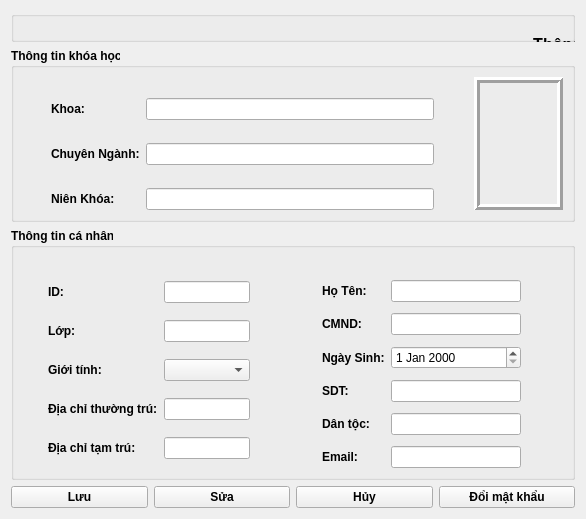
               <widget class="QWidget" name="page_TKSV">
                <layout class="QHBoxLayout" name="horizontalLayout_72">
                 <item>
                  <layout class="QVBoxLayout" name="verticalLayout_48" stretch="1,3,4,1">
                   <item>
                    <layout class="QVBoxLayout" name="verticalLayout_49">
                     <item>
                      <widget class="QGroupBox" name="groupBox_35">
                       <property name="title">
                        <string/>
                       </property>
                       <widget class="QLabel" name="label_10">
                        <property name="geometry">
                         <rect>
                          <x>0</x>
                          <y>0</y>
                          <width>1191</width>
                          <height>66</height>
                         </rect>
                        </property>
                        <property name="font">
                         <font>
                          <pointsize>12</pointsize>
                          <weight>75</weight>
                          <bold>true</bold>
                         </font>
                        </property>
                        <property name="text">
                         <string>Thông tin sinh viên</string>
                        </property>
                        <property name="alignment">
                         <set>Qt::AlignCenter</set>
                        </property>
                       </widget>
                      </widget>
                     </item>
                    </layout>
                   </item>
                   <item>
                    <layout class="QHBoxLayout" name="horizontalLayout_66">
                     <item>
                      <widget class="QGroupBox" name="groupBox_36">
                       <property name="font">
                        <font>
                         <weight>75</weight>
                         <bold>true</bold>
                        </font>
                       </property>
                       <property name="title">
                        <string>Thông tin khóa học</string>
                       </property>
                       <property name="flat">
                        <bool>false</bool>
                       </property>
                       <layout class="QHBoxLayout" name="horizontalLayout_73">
                        <item>
                         <layout class="QHBoxLayout" name="horizontalLayout_67" stretch="5,1">
                          <item>
                           <layout class="QFormLayout" name="formLayout_3">
                            <property name="verticalSpacing">
                             <number>23</number>
                            </property>
                            <property name="leftMargin">
                             <number>28</number>
                            </property>
                            <property name="topMargin">
                             <number>21</number>
                            </property>
                            <property name="rightMargin">
                             <number>34</number>
                            </property>
                            <item row="0" column="0">
                             <widget class="QLabel" name="khoaLabel_4">
                              <property name="font">
                               <font>
                                <weight>75</weight>
                                <bold>true</bold>
                               </font>
                              </property>
                              <property name="text">
                               <string>Khoa:</string>
                              </property>
                             </widget>
                            </item>
                            <item row="0" column="1">
                             <widget class="QLineEdit" name="fi_Khoa_9">
                              <property name="font">
                               <font>
                                <weight>50</weight>
                                <bold>false</bold>
                               </font>
                              </property>
                             </widget>
                            </item>
                            <item row="1" column="0">
                             <widget class="QLabel" name="chuyNNgNhLabel">
                              <property name="font">
                               <font>
                                <weight>75</weight>
                                <bold>true</bold>
                               </font>
                              </property>
                              <property name="text">
                               <string>Chuyên Ngành:</string>
                              </property>
                             </widget>
                            </item>
                            <item row="1" column="1">
                             <widget class="QLineEdit" name="fi_ChuyenNganh_9">
                              <property name="font">
                               <font>
                                <weight>50</weight>
                                <bold>false</bold>
                               </font>
                              </property>
                             </widget>
                            </item>
                            <item row="2" column="0">
                             <widget class="QLabel" name="niNKhALabel">
                              <property name="font">
                               <font>
                                <weight>75</weight>
                                <bold>true</bold>
                               </font>
                              </property>
                              <property name="text">
                               <string>Niên Khóa:</string>
                              </property>
                             </widget>
                            </item>
                            <item row="2" column="1">
                             <widget class="QLineEdit" name="fi_NienKhoa_9">
                              <property name="font">
                               <font>
                                <weight>50</weight>
                                <bold>false</bold>
                               </font>
                              </property>
                             </widget>
                            </item>
                           </layout>
                          </item>
                          <item>
                           <layout class="QHBoxLayout" name="horizontalLayout_68">
                            <item>
                             <widget class="QLabel" name="lbl_Avatar_9">
                              <property name="frameShape">
                               <enum>QFrame::Box</enum>
                              </property>
                              <property name="frameShadow">
                               <enum>QFrame::Raised</enum>
                              </property>
                              <property name="lineWidth">
                               <number>3</number>
                              </property>
                              <property name="text">
                               <string/>
                              </property>
                              <property name="pixmap">
                               <pixmap>C:/Users/Admin/OneDrive/Máy tính/Who1.png</pixmap>
                              </property>
                             </widget>
                            </item>
                           </layout>
                          </item>
                         </layout>
                        </item>
                       </layout>
                      </widget>
                     </item>
                    </layout>
                   </item>
                   <item>
                    <layout class="QHBoxLayout" name="horizontalLayout_69">
                     <item>
                      <widget class="QGroupBox" name="groupBox_37">
                       <property name="font">
                        <font>
                         <weight>75</weight>
                         <bold>true</bold>
                        </font>
                       </property>
                       <property name="title">
                        <string>Thông tin cá nhân</string>
                       </property>
                       <layout class="QHBoxLayout" name="horizontalLayout_74">
                        <item>
                         <layout class="QHBoxLayout" name="horizontalLayout_70" stretch="1,1">
                          <item>
                           <layout class="QFormLayout" name="formLayout_21">
                            <property name="verticalSpacing">
                             <number>17</number>
                            </property>
                            <property name="leftMargin">
                             <number>25</number>
                            </property>
                            <property name="topMargin">
                             <number>24</number>
                            </property>
                            <property name="rightMargin">
                             <number>40</number>
                            </property>
                            <item row="0" column="0">
                             <widget class="QLabel" name="lbl_IDSV_3">
                              <property name="font">
                               <font>
                                <weight>75</weight>
                                <bold>true</bold>
                               </font>
                              </property>
                              <property name="text">
                               <string>ID:</string>
                              </property>
                             </widget>
                            </item>
                            <item row="0" column="1">
                             <widget class="QLineEdit" name="fi_IDSV_9">
                              <property name="font">
                               <font>
                                <weight>50</weight>
                                <bold>false</bold>
                               </font>
                              </property>
                             </widget>
                            </item>
                            <item row="2" column="0">
                             <widget class="QLabel" name="lbl_GioiTinh_4">
                              <property name="font">
                               <font>
                                <weight>75</weight>
                                <bold>true</bold>
                               </font>
                              </property>
                              <property name="text">
                               <string>Giới tính:</string>
                              </property>
                             </widget>
                            </item>
                            <item row="2" column="1">
                             <widget class="QComboBox" name="fi_GioiTinh_9">
                              <property name="font">
                               <font>
                                <weight>50</weight>
                                <bold>false</bold>
                               </font>
                              </property>
                             </widget>
                            </item>
                            <item row="3" column="0">
                             <widget class="QLabel" name="lbl_ThuongTru_3">
                              <property name="font">
                               <font>
                                <weight>75</weight>
                                <bold>true</bold>
                               </font>
                              </property>
                              <property name="text">
                               <string>Địa chỉ thường trú:</string>
                              </property>
                             </widget>
                            </item>
                            <item row="3" column="1">
                             <widget class="QLineEdit" name="fi_DCThuongTru_9">
                              <property name="font">
                               <font>
                                <weight>50</weight>
                                <bold>false</bold>
                               </font>
                              </property>
                             </widget>
                            </item>
                            <item row="4" column="0">
                             <widget class="QLabel" name="lbl_TamTru_3">
                              <property name="font">
                               <font>
                                <weight>75</weight>
                                <bold>true</bold>
                               </font>
                              </property>
                              <property name="text">
                               <string>Địa chỉ tạm trú:</string>
                              </property>
                             </widget>
                            </item>
                            <item row="4" column="1">
                             <widget class="QLineEdit" name="fi_DCTamTru_9">
                              <property name="font">
                               <font>
                                <weight>50</weight>
                                <bold>false</bold>
                               </font>
                              </property>
                             </widget>
                            </item>
                            <item row="1" column="0">
                             <widget class="QLabel" name="lPLabel">
                              <property name="font">
                               <font>
                                <weight>75</weight>
                                <bold>true</bold>
                               </font>
                              </property>
                              <property name="text">
                               <string>Lớp:</string>
                              </property>
                             </widget>
                            </item>
                            <item row="1" column="1">
                             <widget class="QLineEdit" name="fi_Lop_9">
                              <property name="font">
                               <font>
                                <weight>50</weight>
                                <bold>false</bold>
                               </font>
                              </property>
                             </widget>
                            </item>
                           </layout>
                          </item>
                          <item>
                           <layout class="QFormLayout" name="formLayout_22">
                            <property name="verticalSpacing">
                             <number>11</number>
                            </property>
                            <property name="leftMargin">
                             <number>26</number>
                            </property>
                            <property name="topMargin">
                             <number>23</number>
                            </property>
                            <property name="rightMargin">
                             <number>42</number>
                            </property>
                            <item row="0" column="0">
                             <widget class="QLabel" name="lbl_HoTen_3">
                              <property name="font">
                               <font>
                                <weight>75</weight>
                                <bold>true</bold>
                               </font>
                              </property>
                              <property name="text">
                               <string>Họ Tên:</string>
                              </property>
                             </widget>
                            </item>
                            <item row="0" column="1">
                             <widget class="QLineEdit" name="fi_HoTen_9">
                              <property name="font">
                               <font>
                                <weight>50</weight>
                                <bold>false</bold>
                               </font>
                              </property>
                             </widget>
                            </item>
                            <item row="1" column="0">
                             <widget class="QLabel" name="lbl_CMND_3">
                              <property name="font">
                               <font>
                                <weight>75</weight>
                                <bold>true</bold>
                               </font>
                              </property>
                              <property name="text">
                               <string>CMND:</string>
                              </property>
                             </widget>
                            </item>
                            <item row="1" column="1">
                             <widget class="QLineEdit" name="fi_CMND_9">
                              <property name="font">
                               <font>
                                <weight>50</weight>
                                <bold>false</bold>
                               </font>
                              </property>
                             </widget>
                            </item>
                            <item row="2" column="0">
                             <widget class="QLabel" name="lbl_NgaySinh_3">
                              <property name="font">
                               <font>
                                <weight>75</weight>
                                <bold>true</bold>
                               </font>
                              </property>
                              <property name="text">
                               <string>Ngày Sinh:</string>
                              </property>
                             </widget>
                            </item>
                            <item row="2" column="1">
                             <widget class="QDateEdit" name="fi_NgaySinh_9">
                              <property name="font">
                               <font>
                                <weight>50</weight>
                                <bold>false</bold>
                               </font>
                              </property>
                             </widget>
                            </item>
                            <item row="3" column="0">
                             <widget class="QLabel" name="lbl_SDT_3">
                              <property name="font">
                               <font>
                                <weight>75</weight>
                                <bold>true</bold>
                               </font>
                              </property>
                              <property name="text">
                               <string>SDT:</string>
                              </property>
                             </widget>
                            </item>
                            <item row="3" column="1">
                             <widget class="QLineEdit" name="fi_SDT_9">
                              <property name="font">
                               <font>
                                <weight>50</weight>
                                <bold>false</bold>
                               </font>
                              </property>
                             </widget>
                            </item>
                            <item row="4" column="0">
                             <widget class="QLabel" name="lbl_DanToc_3">
                              <property name="font">
                               <font>
                                <weight>75</weight>
                                <bold>true</bold>
                               </font>
                              </property>
                              <property name="text">
                               <string>Dân tộc:</string>
                              </property>
                             </widget>
                            </item>
                            <item row="4" column="1">
                             <widget class="QLineEdit" name="fi_DanToc_9">
                              <property name="font">
                               <font>
                                <weight>50</weight>
                                <bold>false</bold>
                               </font>
                              </property>
                             </widget>
                            </item>
                            <item row="5" column="0">
                             <widget class="QLabel" name="lbl_Email_4">
                              <property name="font">
                               <font>
                                <weight>75</weight>
                                <bold>true</bold>
                               </font>
                              </property>
                              <property name="text">
                               <string>Email:</string>
                              </property>
                             </widget>
                            </item>
                            <item row="5" column="1">
                             <widget class="QLineEdit" name="fi_Email_9">
                              <property name="font">
                               <font>
                                <weight>50</weight>
                                <bold>false</bold>
                               </font>
                              </property>
                             </widget>
                            </item>
                           </layout>
                          </item>
                         </layout>
                        </item>
                       </layout>
                      </widget>
                     </item>
                    </layout>
                   </item>
                   <item>
                    <layout class="QHBoxLayout" name="horizontalLayout_71">
                     <item>
                      <widget class="QPushButton" name="btn_LuuSV_9">
                       <property name="font">
                        <font>
                         <weight>75</weight>
                         <bold>true</bold>
                        </font>
                       </property>
                       <property name="text">
                        <string>Lưu</string>
                       </property>
                      </widget>
                     </item>
                     <item>
                      <widget class="QPushButton" name="btn_SuaSV_9">
                       <property name="font">
                        <font>
                         <weight>75</weight>
                         <bold>true</bold>
                        </font>
                       </property>
                       <property name="text">
                        <string>Sửa</string>
                       </property>
                      </widget>
                     </item>
                     <item>
                      <widget class="QPushButton" name="btn_HuySV_9">
                       <property name="font">
                        <font>
                         <weight>75</weight>
                         <bold>true</bold>
                        </font>
                       </property>
                       <property name="text">
                        <string>Hủy</string>
                       </property>
                      </widget>
                     </item>
                     <item>
                      <widget class="QPushButton" name="btn_DoiMatKhau_9">
                       <property name="font">
                        <font>
                         <weight>75</weight>
                         <bold>true</bold>
                        </font>
                       </property>
                       <property name="text">
                        <string>Đổi mật khẩu</string>
                       </property>
                      </widget>
                     </item>
                    </layout>
                   </item>
                  </layout>
                 </item>
                </layout>
               </widget>
